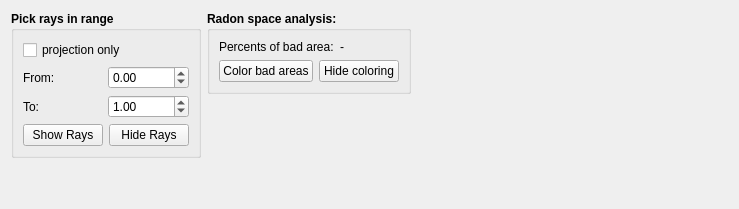
              <widget class="QWidget" name="tab_5">
               <attribute name="title">
                <string>Show rays/angles</string>
               </attribute>
               <layout class="QHBoxLayout" name="horizontalLayout_84">
                <item>
                 <layout class="QVBoxLayout" name="verticalLayout_59">
                  <item>
                   <widget class="QGroupBox" name="groupBox_3">
                    <property name="sizePolicy">
                     <sizepolicy hsizetype="Fixed" vsizetype="Fixed">
                      <horstretch>0</horstretch>
                      <verstretch>0</verstretch>
                     </sizepolicy>
                    </property>
                    <property name="font">
                     <font>
                      
                      <weight>75</weight>
                      <bold>true</bold>
                     </font>
                    </property>
                    <property name="title">
                     <string>Pick rays in range</string>
                    </property>
                    <layout class="QGridLayout" name="gridLayout">
                     <item row="0" column="0" colspan="2">
                      <widget class="QCheckBox" name="cb_ProjOnly">
                       <property name="sizePolicy">
                        <sizepolicy hsizetype="Minimum" vsizetype="Minimum">
                         <horstretch>0</horstretch>
                         <verstretch>0</verstretch>
                        </sizepolicy>
                       </property>
                       <property name="font">
                        <font>
                         <weight>50</weight>
                         <bold>false</bold>
                        </font>
                       </property>
                       <property name="text">
                        <string>projection only</string>
                       </property>
                      </widget>
                     </item>
                     <item row="1" column="0" colspan="2">
                      <layout class="QVBoxLayout" name="verticalLayout_7">
                       <item>
                        <layout class="QHBoxLayout" name="horizontalLayout_21">
                         <item>
                          <widget class="QLabel" name="label_17">
                           <property name="font">
                            <font>
                             <weight>50</weight>
                             <bold>false</bold>
                            </font>
                           </property>
                           <property name="text">
                            <string>From:</string>
                           </property>
                          </widget>
                         </item>
                         <item>
                          <widget class="QDoubleSpinBox" name="sb_range_min">
                           <property name="font">
                            <font>
                             <weight>50</weight>
                             <bold>false</bold>
                            </font>
                           </property>
                           <property name="minimum">
                            <double>-10000.000000000000000</double>
                           </property>
                           <property name="maximum">
                            <double>10000.000000000000000</double>
                           </property>
                           <property name="singleStep">
                            <double>1.000000000000000</double>
                           </property>
                          </widget>
                         </item>
                        </layout>
                       </item>
                       <item>
                        <layout class="QHBoxLayout" name="horizontalLayout_20">
                         <item>
                          <widget class="QLabel" name="label_19">
                           <property name="font">
                            <font>
                             <weight>50</weight>
                             <bold>false</bold>
                            </font>
                           </property>
                           <property name="text">
                            <string>To:</string>
                           </property>
                          </widget>
                         </item>
                         <item>
                          <widget class="QDoubleSpinBox" name="sb_range_max">
                           <property name="font">
                            <font>
                             <weight>50</weight>
                             <bold>false</bold>
                            </font>
                           </property>
                           <property name="minimum">
                            <double>-10000.000000000000000</double>
                           </property>
                           <property name="maximum">
                            <double>10000.000000000000000</double>
                           </property>
                           <property name="value">
                            <double>1.000000000000000</double>
                           </property>
                          </widget>
                         </item>
                        </layout>
                       </item>
                      </layout>
                     </item>
                     <item row="2" column="0">
                      <widget class="QPushButton" name="pb_showRays">
                       <property name="font">
                        <font>
                         <weight>50</weight>
                         <bold>false</bold>
                        </font>
                       </property>
                       <property name="text">
                        <string>Show Rays</string>
                       </property>
                      </widget>
                     </item>
                     <item row="2" column="1">
                      <widget class="QPushButton" name="pb_hideRays">
                       <property name="font">
                        <font>
                         <weight>50</weight>
                         <bold>false</bold>
                        </font>
                       </property>
                       <property name="text">
                        <string>Hide Rays</string>
                       </property>
                      </widget>
                     </item>
                    </layout>
                   </widget>
                  </item>
                  <item>
                   <spacer name="verticalSpacer_25">
                    <property name="orientation">
                     <enum>Qt::Vertical</enum>
                    </property>
                    <property name="sizeHint" stdset="0">
                     <size>
                      <width>20</width>
                      <height>40</height>
                     </size>
                    </property>
                   </spacer>
                  </item>
                 </layout>
                </item>
                <item>
                 <layout class="QVBoxLayout" name="verticalLayout_58">
                  <item>
                   <widget class="QGroupBox" name="groupBox_25">
                    <property name="sizePolicy">
                     <sizepolicy hsizetype="Fixed" vsizetype="Preferred">
                      <horstretch>0</horstretch>
                      <verstretch>0</verstretch>
                     </sizepolicy>
                    </property>
                    <property name="font">
                     <font>
                      
                      <weight>75</weight>
                      <bold>true</bold>
                     </font>
                    </property>
                    <property name="title">
                     <string>Radon space analysis:</string>
                    </property>
                    <layout class="QGridLayout" name="gridLayout_27">
                     <item row="0" column="0" colspan="2">
                      <layout class="QHBoxLayout" name="horizontalLayout_74">
                       <item>
                        <widget class="QLabel" name="label_57">
                         <property name="font">
                          <font>
                           <weight>50</weight>
                           <bold>false</bold>
                          </font>
                         </property>
                         <property name="text">
                          <string>Percents of bad area:</string>
                         </property>
                        </widget>
                       </item>
                       <item>
                        <widget class="QLabel" name="l_badAreaPercent">
                         <property name="font">
                          <font>
                           <weight>50</weight>
                           <bold>false</bold>
                          </font>
                         </property>
                         <property name="text">
                          <string>-</string>
                         </property>
                        </widget>
                       </item>
                      </layout>
                     </item>
                     <item row="1" column="0">
                      <widget class="QPushButton" name="pb_colorAngles">
                       <property name="font">
                        <font>
                         <weight>50</weight>
                         <bold>false</bold>
                        </font>
                       </property>
                       <property name="text">
                        <string>Color bad areas</string>
                       </property>
                      </widget>
                     </item>
                     <item row="1" column="1">
                      <widget class="QPushButton" name="pb_hideColoring">
                       <property name="font">
                        <font>
                         <weight>50</weight>
                         <bold>false</bold>
                        </font>
                       </property>
                       <property name="text">
                        <string>Hide coloring</string>
                       </property>
                      </widget>
                     </item>
                    </layout>
                   </widget>
                  </item>
                  <item>
                   <spacer name="verticalSpacer_26">
                    <property name="orientation">
                     <enum>Qt::Vertical</enum>
                    </property>
                    <property name="sizeHint" stdset="0">
                     <size>
                      <width>20</width>
                      <height>40</height>
                     </size>
                    </property>
                   </spacer>
                  </item>
                 </layout>
                </item>
                <item>
                 <spacer name="horizontalSpacer_20">
                  <property name="orientation">
                   <enum>Qt::Horizontal</enum>
                  </property>
                  <property name="sizeHint" stdset="0">
                   <size>
                    <width>317</width>
                    <height>20</height>
                   </size>
                  </property>
                 </spacer>
                </item>
               </layout>
              </widget>
